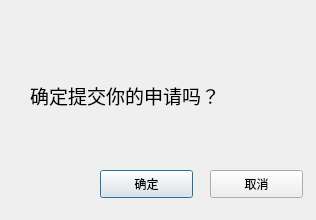
<?xml version="1.0" encoding="UTF-8"?>
<ui version="4.0">
 <class>DialogFinancial</class>
 <widget class="QDialog" name="DialogFinancial">
  <property name="geometry">
   <rect>
    <x>0</x>
    <y>0</y>
    <width>316</width>
    <height>220</height>
   </rect>
  </property>
  <property name="windowTitle">
   <string>Dialog</string>
  </property>
  <widget class="QPushButton" name="btnOk">
   <property name="geometry">
    <rect>
     <x>100</x>
     <y>170</y>
     <width>93</width>
     <height>28</height>
    </rect>
   </property>
   <property name="text">
    <string>确定</string>
   </property>
  </widget>
  <widget class="QPushButton" name="btnCancel">
   <property name="geometry">
    <rect>
     <x>210</x>
     <y>170</y>
     <width>93</width>
     <height>28</height>
    </rect>
   </property>
   <property name="text">
    <string>取消</string>
   </property>
  </widget>
  <widget class="QLabel" name="label">
   <property name="geometry">
    <rect>
     <x>30</x>
     <y>80</y>
     <width>241</width>
     <height>31</height>
    </rect>
   </property>
   <property name="font">
    <font>
     <family>华文细黑</family>
     <pointsize>14</pointsize>
    </font>
   </property>
   <property name="text">
    <string>确定提交你的申请吗？</string>
   </property>
  </widget>
 </widget>
 <resources/>
 <connections/>
</ui>
